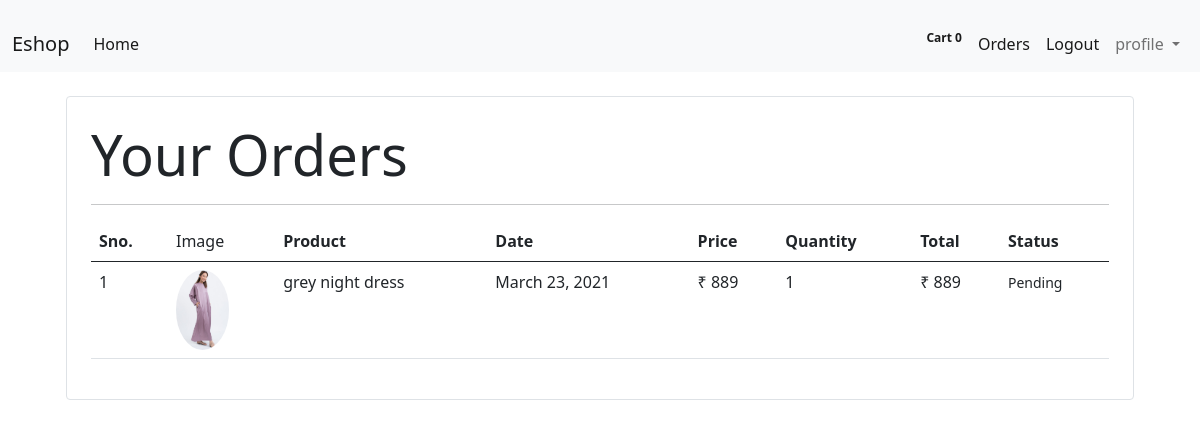
Page /orders (signed in) on the committed database.
### store/models/orders.py (models this page shows, shortened)
class Order(models.Model):
    product = models.ForeignKey(Product, on_delete=models.CASCADE)
    customer = models.ForeignKey(Customer, on_delete=models.CASCADE)
    quantity = models.IntegerField(default=1, )
    price = models.IntegerField()
    adress = models.CharField(max_length=50, default='', blank=True)
    phone = models.CharField(max_length=50, default='', blank=True)
    date = models.DateField(default=datetime.datetime.today)
    status = models.BooleanField(default=False)
    @staticmethod
    def get_order_by_customer(customer_id):
        return Order.objects.filter(customer= customer_id).order_by('-date')

### store/models/product.py (models this page shows, shortened)
class Product(models.Model):
    name = models.CharField(max_length=50)
    price = models.IntegerField(default=0)
    catogoty = models.ForeignKey(Category, on_delete=models.CASCADE, default=1)
    discription = models.CharField(max_length=200, default='', null=True, blank=True)
    image = models.ImageField(upload_to='upload/products/')

### store/middlewares/auth.py (the view)
    def middleware(request):
        print(request.session.get('customer'))
        returnUrl = request.META['PATH_INFO']
        if not request.session.get('customer'):
            return redirect(f'login?return_urls = {returnUrl}')
        response = get_response(request)
        return response

### store/templatetags/custom_filter.py (called while the page is built)
@register.filter(name = 'currency')
def currency(number):
    return "₹ " + str(number)

@register.filter(name = 'multiply')
def multiply(number, number1):
    return number * number1

### store/views.py (called while the page is built)
    def get(self, request):
        customer = request.session.get('customer')
        orders = Order.get_order_by_customer(customer)
        print(orders)
        return render(request, 'orders.html', {'orders':orders})

### store/templates/orders.html
{% extends 'base.html' %}
{% block content %}
{% load cart %}
{% load cart custom_filter %}
<div class="container">
    <div class="border rounded p-4 m-4">
        <p class="display-4 pl-4 ml-4">Your Orders</p>
        <hr>
        <table class="table">
            <thead>
                <tr>
                    <th>Sno.</th>
                    <td>Image</td>
                    <th>Product</th>
                    <th>Date</th>
                    <th>Price</th>
                    <th>Quantity</th>
                    <th>Total</th>
                    <th>Status</th>
                </tr>
            </thead>
            <tbody>
                {% for order in orders %}
                <tr>
                    <td>{{forloop.counter}}</td>
                    <td>
                        <img style="height: 80px;" class="rounded-circle" src="{{order.product.image.url}}" alt="">
                    </td>
                    <td>{{order.product.name}}</td>
                    <td>{{order.date}}</td>
                    <td>{{order.price|currency}}</td>
                    <td>{{order.quantity}}</td>
                    <td>{{order.quantity|multiply:order.price|currency}}</td>
                    {% if order.status %}
                    <td><small class="">Completed</small></td>
                    {% else %}
                    <td><small class="">Pending</small></td>
                    {% endif %}
                </tr>
                {% endfor %}
            </tbody>
        </table>
    </div>
</div>
{% endblock %}

### rows in the picture
Order: product.image (picture), product.name "grey night dress", date "March 23, 2021", price "₹ 889", quantity "1", quantity|multiply "₹ 889", status "Pending"

### other values in the picture
{{ request.session.cart.keys|length }} "0"
